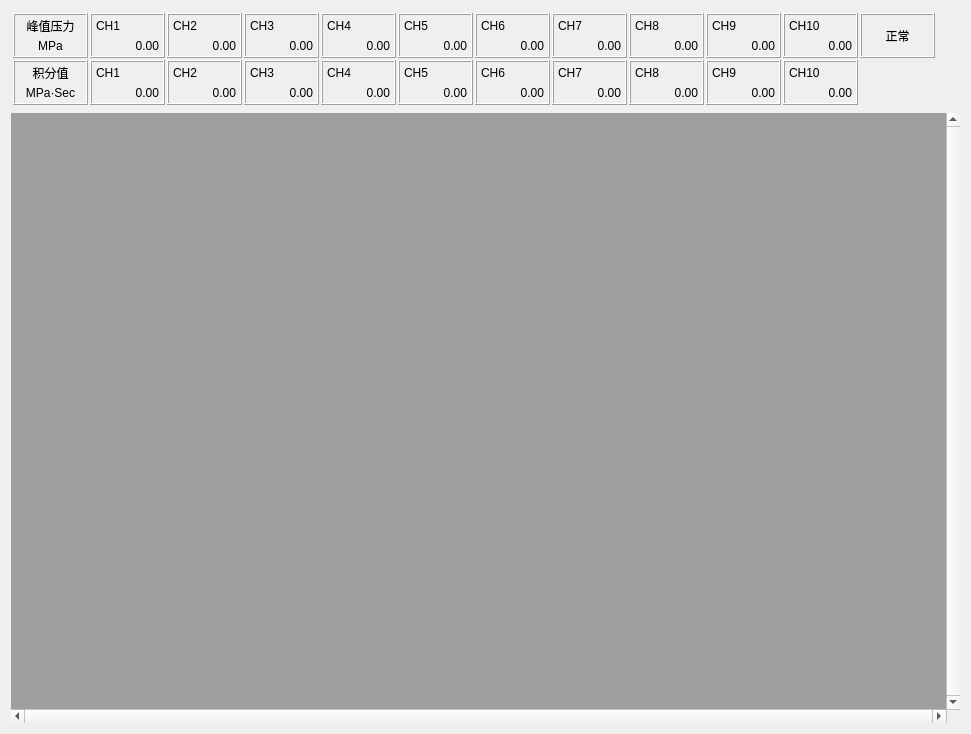
<?xml version="1.0" encoding="UTF-8"?>
<ui version="4.0">
 <class>HscOnlineMonitor</class>
 <widget class="QWidget" name="HscOnlineMonitor">
  <property name="geometry">
   <rect>
    <x>0</x>
    <y>0</y>
    <width>971</width>
    <height>734</height>
   </rect>
  </property>
  <property name="windowTitle">
   <string>Form</string>
  </property>
  <layout class="QVBoxLayout" name="verticalLayout_25">
   <item>
    <widget class="QWidget" name="widget" native="true">
     <property name="sizePolicy">
      <sizepolicy hsizetype="Preferred" vsizetype="Preferred">
       <horstretch>0</horstretch>
       <verstretch>0</verstretch>
      </sizepolicy>
     </property>
     <layout class="QGridLayout" name="gridLayout">
      <property name="leftMargin">
       <number>2</number>
      </property>
      <property name="topMargin">
       <number>2</number>
      </property>
      <property name="rightMargin">
       <number>2</number>
      </property>
      <property name="bottomMargin">
       <number>2</number>
      </property>
      <property name="spacing">
       <number>2</number>
      </property>
      <item row="0" column="9">
       <widget class="QFrame" name="frame_11">
        <property name="minimumSize">
         <size>
          <width>75</width>
          <height>45</height>
         </size>
        </property>
        <property name="maximumSize">
         <size>
          <width>75</width>
          <height>45</height>
         </size>
        </property>
        <property name="frameShape">
         <enum>QFrame::Box</enum>
        </property>
        <property name="frameShadow">
         <enum>QFrame::Raised</enum>
        </property>
        <layout class="QVBoxLayout" name="verticalLayout_11">
         <property name="spacing">
          <number>2</number>
         </property>
         <property name="leftMargin">
          <number>4</number>
         </property>
         <property name="topMargin">
          <number>2</number>
         </property>
         <property name="rightMargin">
          <number>4</number>
         </property>
         <property name="bottomMargin">
          <number>2</number>
         </property>
         <item>
          <widget class="QLabel" name="label_21">
           <property name="text">
            <string>CH9</string>
           </property>
           <property name="alignment">
            <set>Qt::AlignLeading|Qt::AlignLeft|Qt::AlignVCenter</set>
           </property>
          </widget>
         </item>
         <item>
          <widget class="QLabel" name="label_22">
           <property name="text">
            <string>0.00</string>
           </property>
           <property name="alignment">
            <set>Qt::AlignRight|Qt::AlignTrailing|Qt::AlignVCenter</set>
           </property>
          </widget>
         </item>
        </layout>
       </widget>
      </item>
      <item row="1" column="2">
       <widget class="QFrame" name="frame_21">
        <property name="minimumSize">
         <size>
          <width>75</width>
          <height>45</height>
         </size>
        </property>
        <property name="maximumSize">
         <size>
          <width>75</width>
          <height>45</height>
         </size>
        </property>
        <property name="frameShape">
         <enum>QFrame::Box</enum>
        </property>
        <property name="frameShadow">
         <enum>QFrame::Raised</enum>
        </property>
        <layout class="QVBoxLayout" name="verticalLayout_21">
         <property name="spacing">
          <number>2</number>
         </property>
         <property name="leftMargin">
          <number>4</number>
         </property>
         <property name="topMargin">
          <number>2</number>
         </property>
         <property name="rightMargin">
          <number>4</number>
         </property>
         <property name="bottomMargin">
          <number>2</number>
         </property>
         <item>
          <widget class="QLabel" name="label_41">
           <property name="text">
            <string>CH2</string>
           </property>
           <property name="alignment">
            <set>Qt::AlignLeading|Qt::AlignLeft|Qt::AlignVCenter</set>
           </property>
          </widget>
         </item>
         <item>
          <widget class="QLabel" name="label_42">
           <property name="text">
            <string>0.00</string>
           </property>
           <property name="alignment">
            <set>Qt::AlignRight|Qt::AlignTrailing|Qt::AlignVCenter</set>
           </property>
          </widget>
         </item>
        </layout>
       </widget>
      </item>
      <item row="0" column="1">
       <widget class="QFrame" name="frame_3">
        <property name="minimumSize">
         <size>
          <width>75</width>
          <height>45</height>
         </size>
        </property>
        <property name="maximumSize">
         <size>
          <width>75</width>
          <height>45</height>
         </size>
        </property>
        <property name="frameShape">
         <enum>QFrame::Box</enum>
        </property>
        <property name="frameShadow">
         <enum>QFrame::Raised</enum>
        </property>
        <layout class="QVBoxLayout" name="verticalLayout_3">
         <property name="spacing">
          <number>2</number>
         </property>
         <property name="leftMargin">
          <number>4</number>
         </property>
         <property name="topMargin">
          <number>2</number>
         </property>
         <property name="rightMargin">
          <number>4</number>
         </property>
         <property name="bottomMargin">
          <number>2</number>
         </property>
         <item>
          <widget class="QLabel" name="label_5">
           <property name="text">
            <string>CH1</string>
           </property>
           <property name="alignment">
            <set>Qt::AlignLeading|Qt::AlignLeft|Qt::AlignVCenter</set>
           </property>
          </widget>
         </item>
         <item>
          <widget class="QLabel" name="label_6">
           <property name="text">
            <string>0.00</string>
           </property>
           <property name="alignment">
            <set>Qt::AlignRight|Qt::AlignTrailing|Qt::AlignVCenter</set>
           </property>
          </widget>
         </item>
        </layout>
       </widget>
      </item>
      <item row="0" column="11">
       <widget class="QFrame" name="frame_status">
        <property name="minimumSize">
         <size>
          <width>75</width>
          <height>45</height>
         </size>
        </property>
        <property name="maximumSize">
         <size>
          <width>75</width>
          <height>45</height>
         </size>
        </property>
        <property name="frameShape">
         <enum>QFrame::Box</enum>
        </property>
        <property name="frameShadow">
         <enum>QFrame::Raised</enum>
        </property>
        <layout class="QVBoxLayout" name="verticalLayout_23">
         <property name="spacing">
          <number>2</number>
         </property>
         <property name="leftMargin">
          <number>4</number>
         </property>
         <property name="topMargin">
          <number>2</number>
         </property>
         <property name="rightMargin">
          <number>4</number>
         </property>
         <property name="bottomMargin">
          <number>2</number>
         </property>
         <item>
          <widget class="QLabel" name="lab_status">
           <property name="text">
            <string>正常</string>
           </property>
           <property name="alignment">
            <set>Qt::AlignCenter</set>
           </property>
          </widget>
         </item>
        </layout>
       </widget>
      </item>
      <item row="0" column="5">
       <widget class="QFrame" name="frame_7">
        <property name="minimumSize">
         <size>
          <width>75</width>
          <height>45</height>
         </size>
        </property>
        <property name="maximumSize">
         <size>
          <width>75</width>
          <height>45</height>
         </size>
        </property>
        <property name="frameShape">
         <enum>QFrame::Box</enum>
        </property>
        <property name="frameShadow">
         <enum>QFrame::Raised</enum>
        </property>
        <layout class="QVBoxLayout" name="verticalLayout_7">
         <property name="spacing">
          <number>2</number>
         </property>
         <property name="leftMargin">
          <number>4</number>
         </property>
         <property name="topMargin">
          <number>2</number>
         </property>
         <property name="rightMargin">
          <number>4</number>
         </property>
         <property name="bottomMargin">
          <number>2</number>
         </property>
         <item>
          <widget class="QLabel" name="label_13">
           <property name="text">
            <string>CH5</string>
           </property>
           <property name="alignment">
            <set>Qt::AlignLeading|Qt::AlignLeft|Qt::AlignVCenter</set>
           </property>
          </widget>
         </item>
         <item>
          <widget class="QLabel" name="label_14">
           <property name="text">
            <string>0.00</string>
           </property>
           <property name="alignment">
            <set>Qt::AlignRight|Qt::AlignTrailing|Qt::AlignVCenter</set>
           </property>
          </widget>
         </item>
        </layout>
       </widget>
      </item>
      <item row="0" column="10">
       <widget class="QFrame" name="frame_12">
        <property name="minimumSize">
         <size>
          <width>75</width>
          <height>45</height>
         </size>
        </property>
        <property name="maximumSize">
         <size>
          <width>75</width>
          <height>45</height>
         </size>
        </property>
        <property name="frameShape">
         <enum>QFrame::Box</enum>
        </property>
        <property name="frameShadow">
         <enum>QFrame::Raised</enum>
        </property>
        <layout class="QVBoxLayout" name="verticalLayout_12">
         <property name="spacing">
          <number>2</number>
         </property>
         <property name="leftMargin">
          <number>4</number>
         </property>
         <property name="topMargin">
          <number>2</number>
         </property>
         <property name="rightMargin">
          <number>4</number>
         </property>
         <property name="bottomMargin">
          <number>2</number>
         </property>
         <item>
          <widget class="QLabel" name="label_23">
           <property name="text">
            <string>CH10</string>
           </property>
           <property name="alignment">
            <set>Qt::AlignLeading|Qt::AlignLeft|Qt::AlignVCenter</set>
           </property>
          </widget>
         </item>
         <item>
          <widget class="QLabel" name="label_24">
           <property name="text">
            <string>0.00</string>
           </property>
           <property name="alignment">
            <set>Qt::AlignRight|Qt::AlignTrailing|Qt::AlignVCenter</set>
           </property>
          </widget>
         </item>
        </layout>
       </widget>
      </item>
      <item row="1" column="1">
       <widget class="QFrame" name="frame_22">
        <property name="minimumSize">
         <size>
          <width>75</width>
          <height>45</height>
         </size>
        </property>
        <property name="maximumSize">
         <size>
          <width>75</width>
          <height>45</height>
         </size>
        </property>
        <property name="frameShape">
         <enum>QFrame::Box</enum>
        </property>
        <property name="frameShadow">
         <enum>QFrame::Raised</enum>
        </property>
        <layout class="QVBoxLayout" name="verticalLayout_22">
         <property name="spacing">
          <number>2</number>
         </property>
         <property name="leftMargin">
          <number>4</number>
         </property>
         <property name="topMargin">
          <number>2</number>
         </property>
         <property name="rightMargin">
          <number>4</number>
         </property>
         <property name="bottomMargin">
          <number>2</number>
         </property>
         <item>
          <widget class="QLabel" name="label_43">
           <property name="text">
            <string>CH1</string>
           </property>
           <property name="alignment">
            <set>Qt::AlignLeading|Qt::AlignLeft|Qt::AlignVCenter</set>
           </property>
          </widget>
         </item>
         <item>
          <widget class="QLabel" name="label_44">
           <property name="text">
            <string>0.00</string>
           </property>
           <property name="alignment">
            <set>Qt::AlignRight|Qt::AlignTrailing|Qt::AlignVCenter</set>
           </property>
          </widget>
         </item>
        </layout>
       </widget>
      </item>
      <item row="1" column="9">
       <widget class="QFrame" name="frame_20">
        <property name="minimumSize">
         <size>
          <width>75</width>
          <height>45</height>
         </size>
        </property>
        <property name="maximumSize">
         <size>
          <width>75</width>
          <height>45</height>
         </size>
        </property>
        <property name="frameShape">
         <enum>QFrame::Box</enum>
        </property>
        <property name="frameShadow">
         <enum>QFrame::Raised</enum>
        </property>
        <layout class="QVBoxLayout" name="verticalLayout_20">
         <property name="spacing">
          <number>2</number>
         </property>
         <property name="leftMargin">
          <number>4</number>
         </property>
         <property name="topMargin">
          <number>2</number>
         </property>
         <property name="rightMargin">
          <number>4</number>
         </property>
         <property name="bottomMargin">
          <number>2</number>
         </property>
         <item>
          <widget class="QLabel" name="label_39">
           <property name="text">
            <string>CH9</string>
           </property>
           <property name="alignment">
            <set>Qt::AlignLeading|Qt::AlignLeft|Qt::AlignVCenter</set>
           </property>
          </widget>
         </item>
         <item>
          <widget class="QLabel" name="label_40">
           <property name="text">
            <string>0.00</string>
           </property>
           <property name="alignment">
            <set>Qt::AlignRight|Qt::AlignTrailing|Qt::AlignVCenter</set>
           </property>
          </widget>
         </item>
        </layout>
       </widget>
      </item>
      <item row="1" column="0">
       <widget class="QFrame" name="frame_2">
        <property name="minimumSize">
         <size>
          <width>75</width>
          <height>45</height>
         </size>
        </property>
        <property name="maximumSize">
         <size>
          <width>75</width>
          <height>45</height>
         </size>
        </property>
        <property name="frameShape">
         <enum>QFrame::Box</enum>
        </property>
        <property name="frameShadow">
         <enum>QFrame::Raised</enum>
        </property>
        <layout class="QVBoxLayout" name="verticalLayout_2">
         <property name="spacing">
          <number>2</number>
         </property>
         <property name="leftMargin">
          <number>4</number>
         </property>
         <property name="topMargin">
          <number>2</number>
         </property>
         <property name="rightMargin">
          <number>4</number>
         </property>
         <property name="bottomMargin">
          <number>2</number>
         </property>
         <item>
          <widget class="QLabel" name="label_3">
           <property name="text">
            <string>积分值</string>
           </property>
           <property name="alignment">
            <set>Qt::AlignCenter</set>
           </property>
          </widget>
         </item>
         <item>
          <widget class="QLabel" name="label_4">
           <property name="text">
            <string>MPa·Sec</string>
           </property>
           <property name="alignment">
            <set>Qt::AlignCenter</set>
           </property>
          </widget>
         </item>
        </layout>
       </widget>
      </item>
      <item row="1" column="5">
       <widget class="QFrame" name="frame_16">
        <property name="minimumSize">
         <size>
          <width>75</width>
          <height>45</height>
         </size>
        </property>
        <property name="maximumSize">
         <size>
          <width>75</width>
          <height>45</height>
         </size>
        </property>
        <property name="frameShape">
         <enum>QFrame::Box</enum>
        </property>
        <property name="frameShadow">
         <enum>QFrame::Raised</enum>
        </property>
        <layout class="QVBoxLayout" name="verticalLayout_16">
         <property name="spacing">
          <number>2</number>
         </property>
         <property name="leftMargin">
          <number>4</number>
         </property>
         <property name="topMargin">
          <number>2</number>
         </property>
         <property name="rightMargin">
          <number>4</number>
         </property>
         <property name="bottomMargin">
          <number>2</number>
         </property>
         <item>
          <widget class="QLabel" name="label_31">
           <property name="text">
            <string>CH5</string>
           </property>
           <property name="alignment">
            <set>Qt::AlignLeading|Qt::AlignLeft|Qt::AlignVCenter</set>
           </property>
          </widget>
         </item>
         <item>
          <widget class="QLabel" name="label_32">
           <property name="text">
            <string>0.00</string>
           </property>
           <property name="alignment">
            <set>Qt::AlignRight|Qt::AlignTrailing|Qt::AlignVCenter</set>
           </property>
          </widget>
         </item>
        </layout>
       </widget>
      </item>
      <item row="0" column="12">
       <spacer name="horizontalSpacer">
        <property name="orientation">
         <enum>Qt::Horizontal</enum>
        </property>
        <property name="sizeHint" stdset="0">
         <size>
          <width>2</width>
          <height>20</height>
         </size>
        </property>
       </spacer>
      </item>
      <item row="0" column="2">
       <widget class="QFrame" name="frame_4">
        <property name="minimumSize">
         <size>
          <width>75</width>
          <height>45</height>
         </size>
        </property>
        <property name="maximumSize">
         <size>
          <width>75</width>
          <height>45</height>
         </size>
        </property>
        <property name="frameShape">
         <enum>QFrame::Box</enum>
        </property>
        <property name="frameShadow">
         <enum>QFrame::Raised</enum>
        </property>
        <layout class="QVBoxLayout" name="verticalLayout_4">
         <property name="spacing">
          <number>2</number>
         </property>
         <property name="leftMargin">
          <number>4</number>
         </property>
         <property name="topMargin">
          <number>2</number>
         </property>
         <property name="rightMargin">
          <number>4</number>
         </property>
         <property name="bottomMargin">
          <number>2</number>
         </property>
         <item>
          <widget class="QLabel" name="label_7">
           <property name="text">
            <string>CH2</string>
           </property>
           <property name="alignment">
            <set>Qt::AlignLeading|Qt::AlignLeft|Qt::AlignVCenter</set>
           </property>
          </widget>
         </item>
         <item>
          <widget class="QLabel" name="label_8">
           <property name="text">
            <string>0.00</string>
           </property>
           <property name="alignment">
            <set>Qt::AlignRight|Qt::AlignTrailing|Qt::AlignVCenter</set>
           </property>
          </widget>
         </item>
        </layout>
       </widget>
      </item>
      <item row="1" column="3">
       <widget class="QFrame" name="frame_18">
        <property name="minimumSize">
         <size>
          <width>75</width>
          <height>45</height>
         </size>
        </property>
        <property name="maximumSize">
         <size>
          <width>75</width>
          <height>45</height>
         </size>
        </property>
        <property name="frameShape">
         <enum>QFrame::Box</enum>
        </property>
        <property name="frameShadow">
         <enum>QFrame::Raised</enum>
        </property>
        <layout class="QVBoxLayout" name="verticalLayout_18">
         <property name="spacing">
          <number>2</number>
         </property>
         <property name="leftMargin">
          <number>4</number>
         </property>
         <property name="topMargin">
          <number>2</number>
         </property>
         <property name="rightMargin">
          <number>4</number>
         </property>
         <property name="bottomMargin">
          <number>2</number>
         </property>
         <item>
          <widget class="QLabel" name="label_35">
           <property name="text">
            <string>CH3</string>
           </property>
           <property name="alignment">
            <set>Qt::AlignLeading|Qt::AlignLeft|Qt::AlignVCenter</set>
           </property>
          </widget>
         </item>
         <item>
          <widget class="QLabel" name="label_36">
           <property name="text">
            <string>0.00</string>
           </property>
           <property name="alignment">
            <set>Qt::AlignRight|Qt::AlignTrailing|Qt::AlignVCenter</set>
           </property>
          </widget>
         </item>
        </layout>
       </widget>
      </item>
      <item row="1" column="8">
       <widget class="QFrame" name="frame_15">
        <property name="minimumSize">
         <size>
          <width>75</width>
          <height>45</height>
         </size>
        </property>
        <property name="maximumSize">
         <size>
          <width>75</width>
          <height>45</height>
         </size>
        </property>
        <property name="frameShape">
         <enum>QFrame::Box</enum>
        </property>
        <property name="frameShadow">
         <enum>QFrame::Raised</enum>
        </property>
        <layout class="QVBoxLayout" name="verticalLayout_15">
         <property name="spacing">
          <number>2</number>
         </property>
         <property name="leftMargin">
          <number>4</number>
         </property>
         <property name="topMargin">
          <number>2</number>
         </property>
         <property name="rightMargin">
          <number>4</number>
         </property>
         <property name="bottomMargin">
          <number>2</number>
         </property>
         <item>
          <widget class="QLabel" name="label_29">
           <property name="text">
            <string>CH8</string>
           </property>
           <property name="alignment">
            <set>Qt::AlignLeading|Qt::AlignLeft|Qt::AlignVCenter</set>
           </property>
          </widget>
         </item>
         <item>
          <widget class="QLabel" name="label_30">
           <property name="text">
            <string>0.00</string>
           </property>
           <property name="alignment">
            <set>Qt::AlignRight|Qt::AlignTrailing|Qt::AlignVCenter</set>
           </property>
          </widget>
         </item>
        </layout>
       </widget>
      </item>
      <item row="0" column="4">
       <widget class="QFrame" name="frame_6">
        <property name="minimumSize">
         <size>
          <width>75</width>
          <height>45</height>
         </size>
        </property>
        <property name="maximumSize">
         <size>
          <width>75</width>
          <height>45</height>
         </size>
        </property>
        <property name="frameShape">
         <enum>QFrame::Box</enum>
        </property>
        <property name="frameShadow">
         <enum>QFrame::Raised</enum>
        </property>
        <layout class="QVBoxLayout" name="verticalLayout_6">
         <property name="spacing">
          <number>2</number>
         </property>
         <property name="leftMargin">
          <number>4</number>
         </property>
         <property name="topMargin">
          <number>2</number>
         </property>
         <property name="rightMargin">
          <number>4</number>
         </property>
         <property name="bottomMargin">
          <number>2</number>
         </property>
         <item>
          <widget class="QLabel" name="label_11">
           <property name="text">
            <string>CH4</string>
           </property>
           <property name="alignment">
            <set>Qt::AlignLeading|Qt::AlignLeft|Qt::AlignVCenter</set>
           </property>
          </widget>
         </item>
         <item>
          <widget class="QLabel" name="label_12">
           <property name="text">
            <string>0.00</string>
           </property>
           <property name="alignment">
            <set>Qt::AlignRight|Qt::AlignTrailing|Qt::AlignVCenter</set>
           </property>
          </widget>
         </item>
        </layout>
       </widget>
      </item>
      <item row="0" column="0">
       <widget class="QFrame" name="frame">
        <property name="minimumSize">
         <size>
          <width>75</width>
          <height>45</height>
         </size>
        </property>
        <property name="maximumSize">
         <size>
          <width>75</width>
          <height>45</height>
         </size>
        </property>
        <property name="frameShape">
         <enum>QFrame::Box</enum>
        </property>
        <property name="frameShadow">
         <enum>QFrame::Raised</enum>
        </property>
        <layout class="QVBoxLayout" name="verticalLayout">
         <property name="spacing">
          <number>2</number>
         </property>
         <property name="leftMargin">
          <number>4</number>
         </property>
         <property name="topMargin">
          <number>2</number>
         </property>
         <property name="rightMargin">
          <number>4</number>
         </property>
         <property name="bottomMargin">
          <number>2</number>
         </property>
         <item>
          <widget class="QLabel" name="label">
           <property name="text">
            <string>峰值压力</string>
           </property>
           <property name="alignment">
            <set>Qt::AlignCenter</set>
           </property>
          </widget>
         </item>
         <item>
          <widget class="QLabel" name="label_2">
           <property name="text">
            <string>MPa</string>
           </property>
           <property name="alignment">
            <set>Qt::AlignCenter</set>
           </property>
          </widget>
         </item>
        </layout>
       </widget>
      </item>
      <item row="1" column="7">
       <widget class="QFrame" name="frame_14">
        <property name="minimumSize">
         <size>
          <width>75</width>
          <height>45</height>
         </size>
        </property>
        <property name="maximumSize">
         <size>
          <width>75</width>
          <height>45</height>
         </size>
        </property>
        <property name="frameShape">
         <enum>QFrame::Box</enum>
        </property>
        <property name="frameShadow">
         <enum>QFrame::Raised</enum>
        </property>
        <layout class="QVBoxLayout" name="verticalLayout_14">
         <property name="spacing">
          <number>2</number>
         </property>
         <property name="leftMargin">
          <number>4</number>
         </property>
         <property name="topMargin">
          <number>2</number>
         </property>
         <property name="rightMargin">
          <number>4</number>
         </property>
         <property name="bottomMargin">
          <number>2</number>
         </property>
         <item>
          <widget class="QLabel" name="label_27">
           <property name="text">
            <string>CH7</string>
           </property>
           <property name="alignment">
            <set>Qt::AlignLeading|Qt::AlignLeft|Qt::AlignVCenter</set>
           </property>
          </widget>
         </item>
         <item>
          <widget class="QLabel" name="label_28">
           <property name="text">
            <string>0.00</string>
           </property>
           <property name="alignment">
            <set>Qt::AlignRight|Qt::AlignTrailing|Qt::AlignVCenter</set>
           </property>
          </widget>
         </item>
        </layout>
       </widget>
      </item>
      <item row="0" column="8">
       <widget class="QFrame" name="frame_10">
        <property name="minimumSize">
         <size>
          <width>75</width>
          <height>45</height>
         </size>
        </property>
        <property name="maximumSize">
         <size>
          <width>75</width>
          <height>45</height>
         </size>
        </property>
        <property name="frameShape">
         <enum>QFrame::Box</enum>
        </property>
        <property name="frameShadow">
         <enum>QFrame::Raised</enum>
        </property>
        <layout class="QVBoxLayout" name="verticalLayout_10">
         <property name="spacing">
          <number>2</number>
         </property>
         <property name="leftMargin">
          <number>4</number>
         </property>
         <property name="topMargin">
          <number>2</number>
         </property>
         <property name="rightMargin">
          <number>4</number>
         </property>
         <property name="bottomMargin">
          <number>2</number>
         </property>
         <item>
          <widget class="QLabel" name="label_19">
           <property name="text">
            <string>CH8</string>
           </property>
           <property name="alignment">
            <set>Qt::AlignLeading|Qt::AlignLeft|Qt::AlignVCenter</set>
           </property>
          </widget>
         </item>
         <item>
          <widget class="QLabel" name="label_20">
           <property name="text">
            <string>0.00</string>
           </property>
           <property name="alignment">
            <set>Qt::AlignRight|Qt::AlignTrailing|Qt::AlignVCenter</set>
           </property>
          </widget>
         </item>
        </layout>
       </widget>
      </item>
      <item row="1" column="10">
       <widget class="QFrame" name="frame_13">
        <property name="minimumSize">
         <size>
          <width>75</width>
          <height>45</height>
         </size>
        </property>
        <property name="maximumSize">
         <size>
          <width>75</width>
          <height>45</height>
         </size>
        </property>
        <property name="frameShape">
         <enum>QFrame::Box</enum>
        </property>
        <property name="frameShadow">
         <enum>QFrame::Raised</enum>
        </property>
        <layout class="QVBoxLayout" name="verticalLayout_13">
         <property name="spacing">
          <number>2</number>
         </property>
         <property name="leftMargin">
          <number>4</number>
         </property>
         <property name="topMargin">
          <number>2</number>
         </property>
         <property name="rightMargin">
          <number>4</number>
         </property>
         <property name="bottomMargin">
          <number>2</number>
         </property>
         <item>
          <widget class="QLabel" name="label_25">
           <property name="text">
            <string>CH10</string>
           </property>
           <property name="alignment">
            <set>Qt::AlignLeading|Qt::AlignLeft|Qt::AlignVCenter</set>
           </property>
          </widget>
         </item>
         <item>
          <widget class="QLabel" name="label_26">
           <property name="text">
            <string>0.00</string>
           </property>
           <property name="alignment">
            <set>Qt::AlignRight|Qt::AlignTrailing|Qt::AlignVCenter</set>
           </property>
          </widget>
         </item>
        </layout>
       </widget>
      </item>
      <item row="1" column="6">
       <widget class="QFrame" name="frame_17">
        <property name="minimumSize">
         <size>
          <width>75</width>
          <height>45</height>
         </size>
        </property>
        <property name="maximumSize">
         <size>
          <width>75</width>
          <height>45</height>
         </size>
        </property>
        <property name="frameShape">
         <enum>QFrame::Box</enum>
        </property>
        <property name="frameShadow">
         <enum>QFrame::Raised</enum>
        </property>
        <layout class="QVBoxLayout" name="verticalLayout_17">
         <property name="spacing">
          <number>2</number>
         </property>
         <property name="leftMargin">
          <number>4</number>
         </property>
         <property name="topMargin">
          <number>2</number>
         </property>
         <property name="rightMargin">
          <number>4</number>
         </property>
         <property name="bottomMargin">
          <number>2</number>
         </property>
         <item>
          <widget class="QLabel" name="label_33">
           <property name="text">
            <string>CH6</string>
           </property>
           <property name="alignment">
            <set>Qt::AlignLeading|Qt::AlignLeft|Qt::AlignVCenter</set>
           </property>
          </widget>
         </item>
         <item>
          <widget class="QLabel" name="label_34">
           <property name="text">
            <string>0.00</string>
           </property>
           <property name="alignment">
            <set>Qt::AlignRight|Qt::AlignTrailing|Qt::AlignVCenter</set>
           </property>
          </widget>
         </item>
        </layout>
       </widget>
      </item>
      <item row="0" column="7">
       <widget class="QFrame" name="frame_9">
        <property name="minimumSize">
         <size>
          <width>75</width>
          <height>45</height>
         </size>
        </property>
        <property name="maximumSize">
         <size>
          <width>75</width>
          <height>45</height>
         </size>
        </property>
        <property name="frameShape">
         <enum>QFrame::Box</enum>
        </property>
        <property name="frameShadow">
         <enum>QFrame::Raised</enum>
        </property>
        <layout class="QVBoxLayout" name="verticalLayout_9">
         <property name="spacing">
          <number>2</number>
         </property>
         <property name="leftMargin">
          <number>4</number>
         </property>
         <property name="topMargin">
          <number>2</number>
         </property>
         <property name="rightMargin">
          <number>4</number>
         </property>
         <property name="bottomMargin">
          <number>2</number>
         </property>
         <item>
          <widget class="QLabel" name="label_17">
           <property name="text">
            <string>CH7</string>
           </property>
           <property name="alignment">
            <set>Qt::AlignLeading|Qt::AlignLeft|Qt::AlignVCenter</set>
           </property>
          </widget>
         </item>
         <item>
          <widget class="QLabel" name="label_18">
           <property name="text">
            <string>0.00</string>
           </property>
           <property name="alignment">
            <set>Qt::AlignRight|Qt::AlignTrailing|Qt::AlignVCenter</set>
           </property>
          </widget>
         </item>
        </layout>
       </widget>
      </item>
      <item row="0" column="6">
       <widget class="QFrame" name="frame_8">
        <property name="minimumSize">
         <size>
          <width>75</width>
          <height>45</height>
         </size>
        </property>
        <property name="maximumSize">
         <size>
          <width>75</width>
          <height>45</height>
         </size>
        </property>
        <property name="frameShape">
         <enum>QFrame::Box</enum>
        </property>
        <property name="frameShadow">
         <enum>QFrame::Raised</enum>
        </property>
        <layout class="QVBoxLayout" name="verticalLayout_8">
         <property name="spacing">
          <number>2</number>
         </property>
         <property name="leftMargin">
          <number>4</number>
         </property>
         <property name="topMargin">
          <number>2</number>
         </property>
         <property name="rightMargin">
          <number>4</number>
         </property>
         <property name="bottomMargin">
          <number>2</number>
         </property>
         <item>
          <widget class="QLabel" name="label_15">
           <property name="text">
            <string>CH6</string>
           </property>
           <property name="alignment">
            <set>Qt::AlignLeading|Qt::AlignLeft|Qt::AlignVCenter</set>
           </property>
          </widget>
         </item>
         <item>
          <widget class="QLabel" name="label_16">
           <property name="text">
            <string>0.00</string>
           </property>
           <property name="alignment">
            <set>Qt::AlignRight|Qt::AlignTrailing|Qt::AlignVCenter</set>
           </property>
          </widget>
         </item>
        </layout>
       </widget>
      </item>
      <item row="0" column="3">
       <widget class="QFrame" name="frame_5">
        <property name="minimumSize">
         <size>
          <width>75</width>
          <height>45</height>
         </size>
        </property>
        <property name="maximumSize">
         <size>
          <width>75</width>
          <height>45</height>
         </size>
        </property>
        <property name="frameShape">
         <enum>QFrame::Box</enum>
        </property>
        <property name="frameShadow">
         <enum>QFrame::Raised</enum>
        </property>
        <layout class="QVBoxLayout" name="verticalLayout_5">
         <property name="spacing">
          <number>2</number>
         </property>
         <property name="leftMargin">
          <number>4</number>
         </property>
         <property name="topMargin">
          <number>2</number>
         </property>
         <property name="rightMargin">
          <number>4</number>
         </property>
         <property name="bottomMargin">
          <number>2</number>
         </property>
         <item>
          <widget class="QLabel" name="label_9">
           <property name="text">
            <string>CH3</string>
           </property>
           <property name="alignment">
            <set>Qt::AlignLeading|Qt::AlignLeft|Qt::AlignVCenter</set>
           </property>
          </widget>
         </item>
         <item>
          <widget class="QLabel" name="label_10">
           <property name="text">
            <string>0.00</string>
           </property>
           <property name="alignment">
            <set>Qt::AlignRight|Qt::AlignTrailing|Qt::AlignVCenter</set>
           </property>
          </widget>
         </item>
        </layout>
       </widget>
      </item>
      <item row="1" column="4">
       <widget class="QFrame" name="frame_19">
        <property name="minimumSize">
         <size>
          <width>75</width>
          <height>45</height>
         </size>
        </property>
        <property name="maximumSize">
         <size>
          <width>75</width>
          <height>45</height>
         </size>
        </property>
        <property name="frameShape">
         <enum>QFrame::Box</enum>
        </property>
        <property name="frameShadow">
         <enum>QFrame::Raised</enum>
        </property>
        <layout class="QVBoxLayout" name="verticalLayout_19">
         <property name="spacing">
          <number>2</number>
         </property>
         <property name="leftMargin">
          <number>4</number>
         </property>
         <property name="topMargin">
          <number>2</number>
         </property>
         <property name="rightMargin">
          <number>4</number>
         </property>
         <property name="bottomMargin">
          <number>2</number>
         </property>
         <item>
          <widget class="QLabel" name="label_37">
           <property name="text">
            <string>CH4</string>
           </property>
           <property name="alignment">
            <set>Qt::AlignLeading|Qt::AlignLeft|Qt::AlignVCenter</set>
           </property>
          </widget>
         </item>
         <item>
          <widget class="QLabel" name="label_38">
           <property name="text">
            <string>0.00</string>
           </property>
           <property name="alignment">
            <set>Qt::AlignRight|Qt::AlignTrailing|Qt::AlignVCenter</set>
           </property>
          </widget>
         </item>
        </layout>
       </widget>
      </item>
     </layout>
    </widget>
   </item>
   <item>
    <widget class="QMdiArea" name="mdiArea">
     <property name="verticalScrollBarPolicy">
      <enum>Qt::ScrollBarAlwaysOn</enum>
     </property>
     <property name="horizontalScrollBarPolicy">
      <enum>Qt::ScrollBarAlwaysOn</enum>
     </property>
     <property name="sizeAdjustPolicy">
      <enum>QAbstractScrollArea::AdjustIgnored</enum>
     </property>
     <property name="viewMode">
      <enum>QMdiArea::SubWindowView</enum>
     </property>
    </widget>
   </item>
  </layout>
 </widget>
 <resources/>
 <connections/>
</ui>
